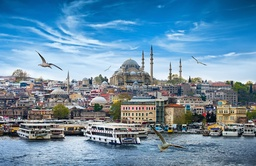
#> input picture CSE-464-Image-Procesing/Homework-1/backwardMapping/istanbul.jpg, 256 x 166 px, shrunk from 810 x 526 before the run
$ python scaleBackward.py
#> lines starting #> are read from the running program, lines starting #| are printed output that depends on the picture
from PIL import Image
import math

def bilinearInterpolate(image, x, y):
    x0, y0 = int(math.floor(x)), int(math.floor(y))
    x1, y1 = min(x0 + 1, image.width - 1), min(y0 + 1, image.height - 1)

    if x0 < 0 or y0 < 0 or x0 >= image.width or y0 >= image.height:
        return (0, 0, 0)

    # q11      q12
    #    TARGET
    # q21      q22

    q11 = image.getpixel((x0, y0))
    q21 = image.getpixel((x1, y0))
    q12 = image.getpixel((x0, y1))
    q22 = image.getpixel((x1, y1))

    f_x1 = x - x0 # yüzdelik alma yeri hocanın derste ____0.4X____TARGET____0.6X_____ dedigi yer
    f_y1 = y - y0 # yüzdelik alma yeri hocanın derste ____0.4Y____TARGET____0.6Y_____ dedigi yer

    r = (q11[0] * (1 - f_x1) * (1 - f_y1) +
         q21[0] * f_x1 * (1 - f_y1) +
         q12[0] * (1 - f_x1) * f_y1 +
         q22[0] * f_x1 * f_y1)

    g = (q11[1] * (1 - f_x1) * (1 - f_y1) +
         q21[1] * f_x1 * (1 - f_y1) +
         q12[1] * (1 - f_x1) * f_y1 +
         q22[1] * f_x1 * f_y1)

    b = (q11[2] * (1 - f_x1) * (1 - f_y1) +
         q21[2] * f_x1 * (1 - f_y1) +
         q12[2] * (1 - f_x1) * f_y1 +
         q22[2] * f_x1 * f_y1)

    r = max(0, min(255, int(round(r))))
    g = max(0, min(255, int(round(g))))
    b = max(0, min(255, int(round(b))))

    return (r, g, b)

def scaleImage(scaleX=2, scaleY=2):
#> called with scaleX = 2, scaleY = 2
    image = Image.open("./istanbul.jpg")
#> image is the input picture: PIL image 256x166 RGB; mean R, G, B 104.8, 142, 166.8

    orgWidth, orgHeight = image.size
#> orgWidth = 256; orgHeight = 166

    newWidth = int(orgWidth * scaleX)
#> newWidth = 512
    newHeight = int(orgHeight * scaleY)
#> newHeight = 332

    returnedImage = Image.new("RGB", (newWidth, newHeight))
#> returnedImage: PIL image 512x332 RGB; every value is 0

    for y in range(newHeight):
        for x in range(newWidth):
            xPointOrg = (x / scaleX)
            yPointOrg = (y / scaleY)

            pixel_value = bilinearInterpolate(image, xPointOrg, yPointOrg)
            returnedImage.putpixel((x, y), pixel_value)
#> this loop made 332 passes
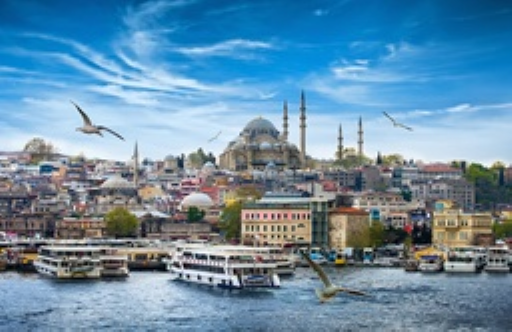
#> returnedImage: PIL image 512x332 RGB; mean R, G, B 104.9, 142, 166.7

    return returnedImage

processedImage = scaleImage()
processedImage.save("istanbulScaled.jpg")
processedImage.show()
